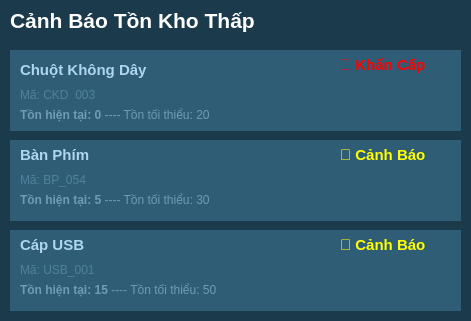
     <widget class="QWidget" name="wg_cbtkt" native="true">
      <property name="geometry">
       <rect>
        <x>660</x>
        <y>580</y>
        <width>471</width>
        <height>321</height>
       </rect>
      </property>
      <property name="styleSheet">
       <string notr="true">background-color: #1B3A4B;
</string>
      </property>
      <widget class="QLabel" name="lb_cbtkt">
       <property name="geometry">
        <rect>
         <x>10</x>
         <y>0</y>
         <width>371</width>
         <height>41</height>
        </rect>
       </property>
       <property name="font">
        <font>
         <family>Arial</family>
         <weight>50</weight>
         <bold>false</bold>
        </font>
       </property>
       <property name="styleSheet">
        <string notr="true">color: white;</string>
       </property>
       <property name="text">
        <string>&lt;html&gt;&lt;head/&gt;&lt;body&gt;&lt;p&gt;&lt;span style=&quot; font-size:16pt; font-weight:600;&quot;&gt;Cảnh Báo Tồn Kho Thấp&lt;/span&gt;&lt;/p&gt;&lt;/body&gt;&lt;/html&gt;</string>
       </property>
      </widget>
      <widget class="QWidget" name="wg_cbtkt_1" native="true">
       <property name="geometry">
        <rect>
         <x>10</x>
         <y>50</y>
         <width>451</width>
         <height>81</height>
        </rect>
       </property>
       <property name="styleSheet">
        <string notr="true">background-color:#2F5D75</string>
       </property>
       <widget class="QLabel" name="lb_cbtkt_1">
        <property name="geometry">
         <rect>
          <x>10</x>
          <y>0</y>
          <width>231</width>
          <height>41</height>
         </rect>
        </property>
        <property name="font">
         <font>
          <family>Arial</family>
          <weight>50</weight>
          <bold>false</bold>
         </font>
        </property>
        <property name="styleSheet">
         <string notr="true">color: #AED6F1;</string>
        </property>
        <property name="text">
         <string>&lt;html&gt;&lt;head/&gt;&lt;body&gt;&lt;p&gt;&lt;span style=&quot; font-size:11pt; font-weight:600;&quot;&gt;Chuột Không Dây&lt;/span&gt;&lt;/p&gt;&lt;/body&gt;&lt;/html&gt;</string>
        </property>
       </widget>
       <widget class="QLabel" name="lb_cbtkt_1_2">
        <property name="geometry">
         <rect>
          <x>10</x>
          <y>30</y>
          <width>91</width>
          <height>31</height>
         </rect>
        </property>
        <property name="font">
         <font>
          <family>Arial</family>
          <weight>50</weight>
          <bold>false</bold>
         </font>
        </property>
        <property name="styleSheet">
         <string notr="true">QLabel {
    color: #4F819C;
}
</string>
        </property>
        <property name="text">
         <string>&lt;html&gt;&lt;head/&gt;&lt;body&gt;&lt;p&gt;&lt;span style=&quot; font-size:9pt;&quot;&gt;Mã: CKD_003&lt;/span&gt;&lt;/p&gt;&lt;/body&gt;&lt;/html&gt;</string>
        </property>
       </widget>
       <widget class="QLabel" name="lb_cbtkt_1_3">
        <property name="geometry">
         <rect>
          <x>10</x>
          <y>50</y>
          <width>231</width>
          <height>31</height>
         </rect>
        </property>
        <property name="font">
         <font>
          <family>Arial</family>
          <weight>50</weight>
          <bold>false</bold>
         </font>
        </property>
        <property name="styleSheet">
         <string notr="true">QLabel {
    color: #6F9BB3;
}
</string>
        </property>
        <property name="text">
         <string>&lt;html&gt;&lt;head/&gt;&lt;body&gt;&lt;p&gt;&lt;span style=&quot; font-size:9pt; font-weight:600;&quot;&gt;Tồn hiện tại: 0&lt;/span&gt;&lt;span style=&quot; font-size:9pt;&quot;&gt; ---- Tồn tối thiểu: 20&lt;/span&gt;&lt;/p&gt;&lt;/body&gt;&lt;/html&gt;</string>
        </property>
       </widget>
       <widget class="QLabel" name="lb_cbtkt_1_1">
        <property name="geometry">
         <rect>
          <x>330</x>
          <y>0</y>
          <width>121</width>
          <height>31</height>
         </rect>
        </property>
        <property name="font">
         <font>
          <family>Arial</family>
          <weight>50</weight>
          <bold>false</bold>
         </font>
        </property>
        <property name="styleSheet">
         <string notr="true">QLabel {
    color: red;
}
</string>
        </property>
        <property name="text">
         <string>&lt;html&gt;&lt;head/&gt;&lt;body&gt;&lt;p&gt;&lt;span style=&quot; font-size:11pt; font-weight:600;&quot;&gt;🔴 Khẩn Cấp&lt;/span&gt;&lt;/p&gt;&lt;/body&gt;&lt;/html&gt;</string>
        </property>
       </widget>
      </widget>
      <widget class="QWidget" name="wg_cbtkt_2" native="true">
       <property name="geometry">
        <rect>
         <x>10</x>
         <y>140</y>
         <width>451</width>
         <height>81</height>
        </rect>
       </property>
       <property name="styleSheet">
        <string notr="true">background-color:#2F5D75</string>
       </property>
       <widget class="QLabel" name="lb_cbtkt_2">
        <property name="geometry">
         <rect>
          <x>10</x>
          <y>0</y>
          <width>231</width>
          <height>31</height>
         </rect>
        </property>
        <property name="font">
         <font>
          <family>Arial</family>
          <weight>75</weight>
          <bold>true</bold>
         </font>
        </property>
        <property name="styleSheet">
         <string notr="true">color: #AED6F1;</string>
        </property>
        <property name="text">
         <string>&lt;html&gt;&lt;head/&gt;&lt;body&gt;&lt;p&gt;&lt;span style=&quot; font-size:11pt;&quot;&gt;Bàn Phím&lt;/span&gt;&lt;/p&gt;&lt;/body&gt;&lt;/html&gt;</string>
        </property>
       </widget>
       <widget class="QLabel" name="lb_cbtkt_2_3">
        <property name="geometry">
         <rect>
          <x>10</x>
          <y>40</y>
          <width>251</width>
          <height>41</height>
         </rect>
        </property>
        <property name="font">
         <font>
          <family>Arial</family>
          <weight>50</weight>
          <bold>false</bold>
         </font>
        </property>
        <property name="styleSheet">
         <string notr="true">QLabel {
    color: #6F9BB3;
}
</string>
        </property>
        <property name="text">
         <string>&lt;html&gt;&lt;head/&gt;&lt;body&gt;&lt;p&gt;&lt;span style=&quot; font-size:9pt; font-weight:600;&quot;&gt;Tồn hiện tại: 5&lt;/span&gt;&lt;span style=&quot; font-size:9pt;&quot;&gt; ---- Tồn tối thiểu: 30&lt;/span&gt;&lt;/p&gt;&lt;/body&gt;&lt;/html&gt;</string>
        </property>
       </widget>
       <widget class="QLabel" name="lb_cbtkt_2_1">
        <property name="geometry">
         <rect>
          <x>330</x>
          <y>0</y>
          <width>121</width>
          <height>31</height>
         </rect>
        </property>
        <property name="font">
         <font>
          <family>Arial</family>
          <weight>50</weight>
          <bold>false</bold>
         </font>
        </property>
        <property name="styleSheet">
         <string notr="true">QLabel {
    color: yellow;
}
</string>
        </property>
        <property name="text">
         <string>&lt;html&gt;&lt;head/&gt;&lt;body&gt;&lt;p&gt;&lt;span style=&quot; font-size:11pt; font-weight:600;&quot;&gt;🔴 Cảnh Báo&lt;/span&gt;&lt;/p&gt;&lt;/body&gt;&lt;/html&gt;</string>
        </property>
       </widget>
       <widget class="QLabel" name="lb_cbtkt_2_2">
        <property name="geometry">
         <rect>
          <x>10</x>
          <y>30</y>
          <width>91</width>
          <height>20</height>
         </rect>
        </property>
        <property name="font">
         <font>
          <family>Arial</family>
          <weight>50</weight>
          <bold>false</bold>
         </font>
        </property>
        <property name="styleSheet">
         <string notr="true">QLabel {
    color: #4F819C;
}
</string>
        </property>
        <property name="text">
         <string>&lt;html&gt;&lt;head/&gt;&lt;body&gt;&lt;p&gt;&lt;span style=&quot; font-size:9pt;&quot;&gt;Mã: BP_054&lt;/span&gt;&lt;/p&gt;&lt;/body&gt;&lt;/html&gt;</string>
        </property>
       </widget>
      </widget>
      <widget class="QWidget" name="wg_cbtkt_3" native="true">
       <property name="geometry">
        <rect>
         <x>10</x>
         <y>230</y>
         <width>451</width>
         <height>81</height>
        </rect>
       </property>
       <property name="styleSheet">
        <string notr="true">background-color:#2F5D75</string>
       </property>
       <widget class="QLabel" name="lb_cbtkt_3">
        <property name="geometry">
         <rect>
          <x>10</x>
          <y>0</y>
          <width>231</width>
          <height>31</height>
         </rect>
        </property>
        <property name="font">
         <font>
          <family>Arial</family>
          <weight>75</weight>
          <bold>true</bold>
         </font>
        </property>
        <property name="styleSheet">
         <string notr="true">color: #AED6F1;</string>
        </property>
        <property name="text">
         <string>&lt;html&gt;&lt;head/&gt;&lt;body&gt;&lt;p&gt;&lt;span style=&quot; font-size:11pt;&quot;&gt;Cáp USB&lt;/span&gt;&lt;/p&gt;&lt;/body&gt;&lt;/html&gt;</string>
        </property>
       </widget>
       <widget class="QLabel" name="lb_cbtkt_3_3">
        <property name="geometry">
         <rect>
          <x>10</x>
          <y>40</y>
          <width>251</width>
          <height>41</height>
         </rect>
        </property>
        <property name="font">
         <font>
          <family>Arial</family>
          <weight>50</weight>
          <bold>false</bold>
         </font>
        </property>
        <property name="styleSheet">
         <string notr="true">QLabel {
    color: #6F9BB3;
}
</string>
        </property>
        <property name="text">
         <string>&lt;html&gt;&lt;head/&gt;&lt;body&gt;&lt;p&gt;&lt;span style=&quot; font-size:9pt; font-weight:600;&quot;&gt;Tồn hiện tại: 15&lt;/span&gt;&lt;span style=&quot; font-size:9pt;&quot;&gt; ---- Tồn tối thiểu: 50&lt;/span&gt;&lt;/p&gt;&lt;/body&gt;&lt;/html&gt;</string>
        </property>
       </widget>
       <widget class="QLabel" name="lb_cbtkt_3_1">
        <property name="geometry">
         <rect>
          <x>330</x>
          <y>0</y>
          <width>121</width>
          <height>31</height>
         </rect>
        </property>
        <property name="font">
         <font>
          <family>Arial</family>
          <weight>50</weight>
          <bold>false</bold>
         </font>
        </property>
        <property name="styleSheet">
         <string notr="true">QLabel {
    color: yellow;
}
</string>
        </property>
        <property name="text">
         <string>&lt;html&gt;&lt;head/&gt;&lt;body&gt;&lt;p&gt;&lt;span style=&quot; font-size:11pt; font-weight:600;&quot;&gt;🔴 Cảnh Báo&lt;/span&gt;&lt;/p&gt;&lt;/body&gt;&lt;/html&gt;</string>
        </property>
       </widget>
       <widget class="QLabel" name="lb_cbtkt_3_2">
        <property name="geometry">
         <rect>
          <x>10</x>
          <y>30</y>
          <width>91</width>
          <height>20</height>
         </rect>
        </property>
        <property name="font">
         <font>
          <family>Arial</family>
          <weight>50</weight>
          <bold>false</bold>
         </font>
        </property>
        <property name="styleSheet">
         <string notr="true">QLabel {
    color: #4F819C;
}
</string>
        </property>
        <property name="text">
         <string>&lt;html&gt;&lt;head/&gt;&lt;body&gt;&lt;p&gt;&lt;span style=&quot; font-size:9pt;&quot;&gt;Mã: USB_001&lt;/span&gt;&lt;/p&gt;&lt;/body&gt;&lt;/html&gt;</string>
        </property>
       </widget>
      </widget>
     </widget>
